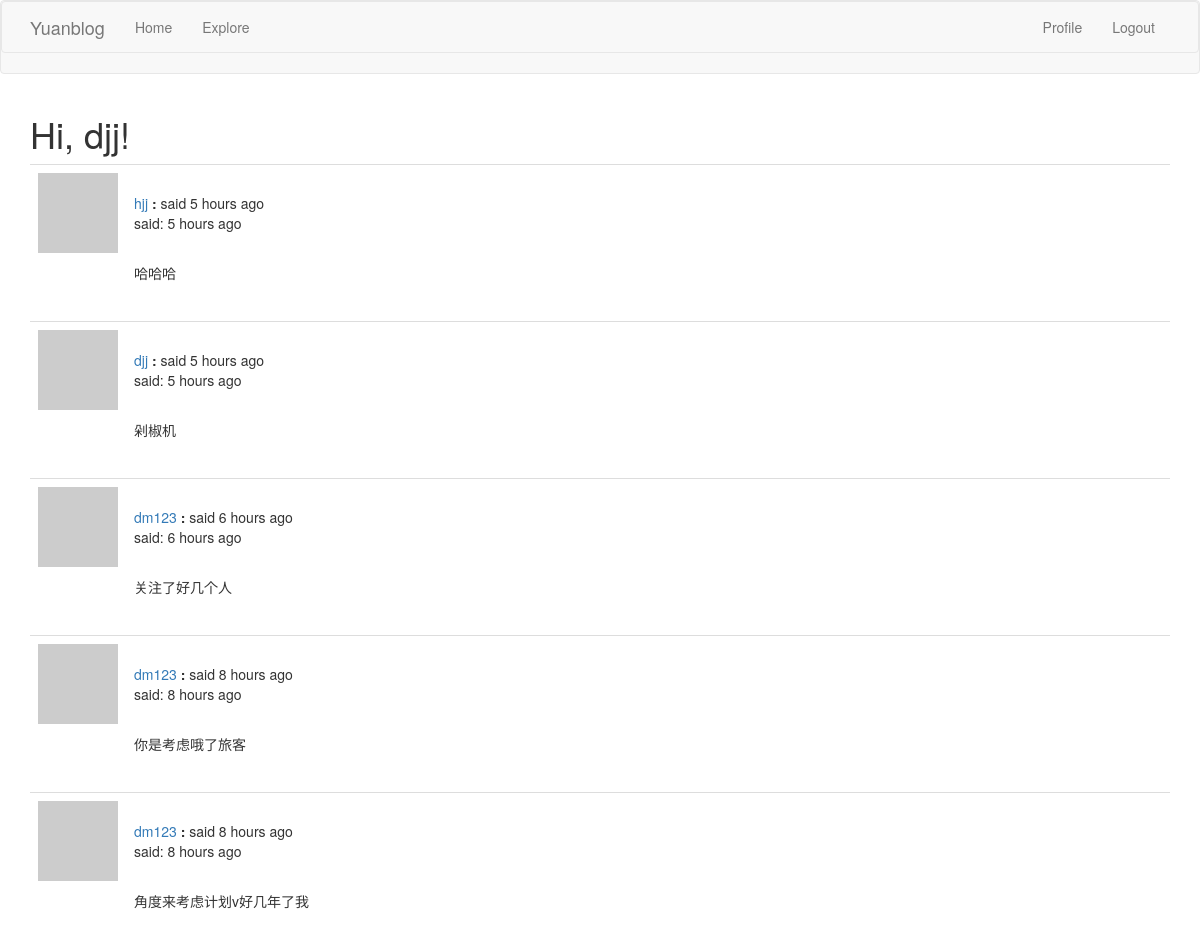
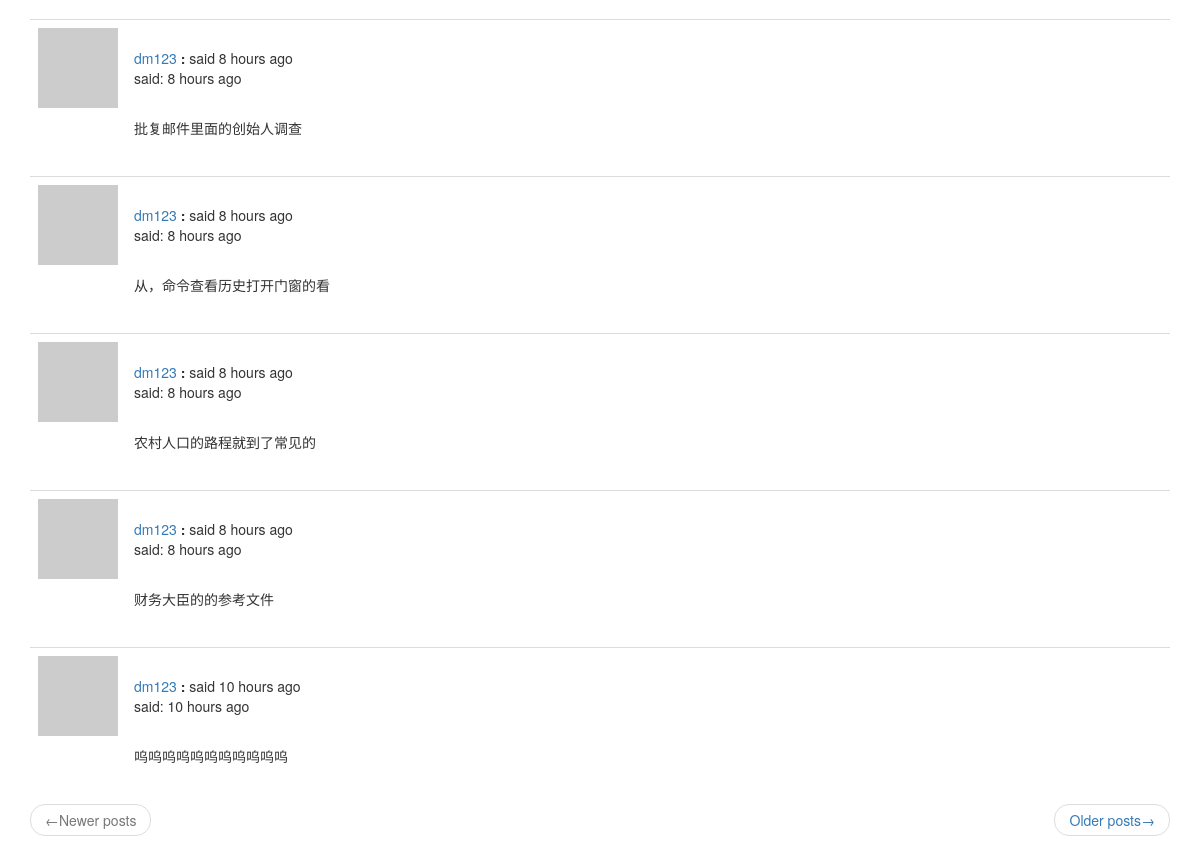
The page /explore (signed in) on the database its author committed (2 pictures, top to bottom).
### app/models.py (models this page shows, shortened)
class User(UserMixin, db.Model):
    id = db.Column(db.Integer, primary_key=True)
    username = db.Column(db.String(64), index=True, unique=True)
    email = db.Column(db.String(128), index=True, unique=True)
    password_hash = db.Column(db.String(128))
    posts = db.relationship('Post', backref='author', lazy='dynamic')
    about_me = db.Column(db.String(140))
    last_date = db.Column(db.DateTime, default=datetime.utcnow)
    followed = db.relationship(
        'User', secondary=followers,
        primaryjoin=(followers.c.follower_id == id),
        secondaryjoin=(followers.c.followed_id == id),
        backref=db.backref('followers', lazy='dynamic'), lazy='dynamic')
    def avatar(self, size):
        digest = hashlib.md5(self.email.lower().encode('utf-8')).hexdigest()
        return 'https://www.gravatar.com/avatar/{}?d=identicon&s={}'.format(digest, size)
    @login.user_loader
    def load_user(id):
        return User.query.get(int(id))

class Post(db.Model):
    id = db.Column(db.Integer, primary_key=True)
    body = db.Column(db.String(140))
    timestamp = db.Column(db.DateTime, index=True, default=datetime.utcnow)
    user_id = db.Column(db.Integer, db.ForeignKey('user.id'))

### app/routes.py (the view)
@app.route('/explore')
@login_required
def explore():
    page = request.args.get('page', 1, type=int)
    posts = Post.query.order_by(Post.timestamp.desc()).paginate(
        page, app.config['POSTS_PER_PAGE'], False)
    next_url = url_for('explore', page=posts.next_num) \
        if posts.has_next else None
    prev_url = url_for('explore', page=posts.prev_num) \
        if posts.has_prev else None
    return render_template('index.html', title='Explore', posts=posts.items,
                           next_url=next_url, prev_url=prev_url)

### app/routes.py (called while the page is built)
@app.before_request
def before_request():
    if current_user.is_authenticated:
        current_user.last_date = datetime.utcnow()
        db.session.commit()
    g.locale = str(get_locale())

### app/templates/index.html (shortened to what this page needs)
{% extends "base.html" %}
{% import 'bootstrap/wtf.html' as wtf %}
{% block app_content %}
    <h1>{{ _('Hi, %(username)s!', username=current_user.username) }}</h1>
    {% for post in posts %}
        {% include '_post.html' %}
    {% endfor %}
    <nav aria-label="...">
        <ul class="pager">
            <li class="previous{% if not prev_url %} disabled{% endif %}">
                <a href="{{ prev_url or '#'}}">
                    <span aria-hidden="true">&larr;</span>{{ _('Newer posts') }}
                </a>
            </li>
            <li class="next{% if not next_url %} disabled{% endif %}">
                <a href="{{ next_url or '#' }}">
                    {{ _('Older posts') }}<span aria-hidden="true">&rarr;</span>
                </a>
            </li>
        </ul>
    </nav>
{% endblock %}

### app/templates/_post.html (shortened to what this page needs)
<table class="table table-hover">
    <tr>
        <td width="70px">
            <a href="{{ url_for('user', username=post.author.username) }}">
                <img src="{{ post.author.avatar(70) }}">
            </a>
        </td>
        <td>
            <br>
            {{ _('%(username)s said %(when)s', username=user_link, when=moment(post.timestamp).fromNow()) }}
            <p>{{ _('said:') }} {{ moment(post.timestamp).fromNow() }}</p>
            <br>
            <p>{{ post.body }}</p>
        </td>
    </tr>
</table>

### rows shown on the page
Post: timestamp "5 hours ago", body "哈哈哈"
Post: timestamp "5 hours ago", body "剁椒机"
Post: timestamp "6 hours ago", body "关注了好几个人"
Post: timestamp "8 hours ago", body "你是考虑哦了旅客"
Post: timestamp "8 hours ago", body "角度来考虑计划v好几年了我"
Post: timestamp "8 hours ago", body "批复邮件里面的创始人调查"
Post: timestamp "8 hours ago", body "从，命令查看历史打开门窗的看"
Post: timestamp "8 hours ago", body "农村人口的路程就到了常见的"
Post: timestamp "8 hours ago", body "财务大臣的的参考文件"
Post: timestamp "10 hours ago", body "呜呜呜呜呜呜呜呜呜呜呜"
